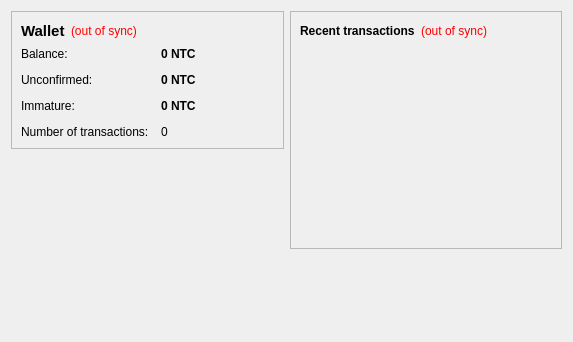
<?xml version="1.0" encoding="UTF-8"?>
<ui version="4.0">
 <class>OverviewPage</class>
 <widget class="QWidget" name="OverviewPage">
  <property name="geometry">
   <rect>
    <x>0</x>
    <y>0</y>
    <width>573</width>
    <height>342</height>
   </rect>
  </property>
  <property name="windowTitle">
   <string>Form</string>
  </property>
  <layout class="QHBoxLayout" name="horizontalLayout" stretch="1,1">
   <item>
    <layout class="QVBoxLayout" name="verticalLayout_2">
     <item>
      <widget class="QFrame" name="frame">
       <property name="frameShape">
        <enum>QFrame::StyledPanel</enum>
       </property>
       <property name="frameShadow">
        <enum>QFrame::Raised</enum>
       </property>
       <layout class="QVBoxLayout" name="verticalLayout_4">
        <item>
         <layout class="QHBoxLayout" name="horizontalLayout_4">
          <item>
           <widget class="QLabel" name="label_5">
            <property name="font">
             <font>
              <pointsize>11</pointsize>
              <weight>75</weight>
              <bold>true</bold>
             </font>
            </property>
            <property name="text">
             <string>Wallet</string>
            </property>
           </widget>
          </item>
          <item>
           <widget class="QLabel" name="labelWalletStatus">
            <property name="toolTip">
             <string>The displayed information may be out of date. Your wallet automatically synchronizes with the ntuacoin network after a connection is established, but this process has not completed yet.</string>
            </property>
            <property name="styleSheet">
             <string notr="true">QLabel { color: red; }</string>
            </property>
            <property name="text">
             <string notr="true">(out of sync)</string>
            </property>
            <property name="alignment">
             <set>Qt::AlignLeading|Qt::AlignLeft|Qt::AlignVCenter</set>
            </property>
           </widget>
          </item>
          <item>
           <spacer name="horizontalSpacer_2">
            <property name="orientation">
             <enum>Qt::Horizontal</enum>
            </property>
            <property name="sizeHint" stdset="0">
             <size>
              <width>40</width>
              <height>20</height>
             </size>
            </property>
           </spacer>
          </item>
         </layout>
        </item>
        <item>
         <layout class="QFormLayout" name="formLayout_2">
          <property name="fieldGrowthPolicy">
           <enum>QFormLayout::AllNonFixedFieldsGrow</enum>
          </property>
          <property name="horizontalSpacing">
           <number>12</number>
          </property>
          <property name="verticalSpacing">
           <number>12</number>
          </property>
          <item row="0" column="0">
           <widget class="QLabel" name="label">
            <property name="text">
             <string>Balance:</string>
            </property>
           </widget>
          </item>
          <item row="0" column="1">
           <widget class="QLabel" name="labelBalance">
            <property name="font">
             <font>
              <weight>75</weight>
              <bold>true</bold>
             </font>
            </property>
            <property name="cursor">
             <cursorShape>IBeamCursor</cursorShape>
            </property>
            <property name="toolTip">
             <string>Your current balance</string>
            </property>
            <property name="text">
             <string notr="true">0 NTC</string>
            </property>
            <property name="textInteractionFlags">
             <set>Qt::LinksAccessibleByMouse|Qt::TextSelectableByKeyboard|Qt::TextSelectableByMouse</set>
            </property>
           </widget>
          </item>
          <item row="1" column="0">
           <widget class="QLabel" name="label_3">
            <property name="text">
             <string>Unconfirmed:</string>
            </property>
           </widget>
          </item>
          <item row="1" column="1">
           <widget class="QLabel" name="labelUnconfirmed">
            <property name="font">
             <font>
              <weight>75</weight>
              <bold>true</bold>
             </font>
            </property>
            <property name="cursor">
             <cursorShape>IBeamCursor</cursorShape>
            </property>
            <property name="toolTip">
             <string>Total of transactions that have yet to be confirmed, and do not yet count toward the current balance</string>
            </property>
            <property name="text">
             <string notr="true">0 NTC</string>
            </property>
            <property name="textInteractionFlags">
             <set>Qt::LinksAccessibleByMouse|Qt::TextSelectableByKeyboard|Qt::TextSelectableByMouse</set>
            </property>
           </widget>
          </item>
          <item row="3" column="0">
           <widget class="QLabel" name="label_2">
            <property name="text">
             <string>Number of transactions:</string>
            </property>
           </widget>
          </item>
          <item row="3" column="1">
           <widget class="QLabel" name="labelNumTransactions">
            <property name="toolTip">
             <string>Total number of transactions in wallet</string>
            </property>
            <property name="text">
             <string notr="true">0</string>
            </property>
           </widget>
          </item>
          <item row="2" column="0">
           <widget class="QLabel" name="labelImmatureText">
            <property name="text">
             <string>Immature:</string>
            </property>
           </widget>
          </item>
          <item row="2" column="1">
           <widget class="QLabel" name="labelImmature">
            <property name="font">
             <font>
              <weight>75</weight>
              <bold>true</bold>
             </font>
            </property>
            <property name="toolTip">
             <string>Mined balance that has not yet matured</string>
            </property>
            <property name="text">
             <string notr="true">0 NTC</string>
            </property>
            <property name="textInteractionFlags">
             <set>Qt::LinksAccessibleByMouse|Qt::TextSelectableByKeyboard|Qt::TextSelectableByMouse</set>
            </property>
           </widget>
          </item>
         </layout>
        </item>
       </layout>
      </widget>
     </item>
     <item>
      <spacer name="verticalSpacer">
       <property name="orientation">
        <enum>Qt::Vertical</enum>
       </property>
       <property name="sizeHint" stdset="0">
        <size>
         <width>20</width>
         <height>40</height>
        </size>
       </property>
      </spacer>
     </item>
    </layout>
   </item>
   <item>
    <layout class="QVBoxLayout" name="verticalLayout_3">
     <item>
      <widget class="QFrame" name="frame_2">
       <property name="frameShape">
        <enum>QFrame::StyledPanel</enum>
       </property>
       <property name="frameShadow">
        <enum>QFrame::Raised</enum>
       </property>
       <layout class="QVBoxLayout" name="verticalLayout">
        <item>
         <layout class="QHBoxLayout" name="horizontalLayout_2">
          <item>
           <widget class="QLabel" name="label_4">
            <property name="text">
             <string>&lt;b&gt;Recent transactions&lt;/b&gt;</string>
            </property>
           </widget>
          </item>
          <item>
           <widget class="QLabel" name="labelTransactionsStatus">
            <property name="toolTip">
             <string>The displayed information may be out of date. Your wallet automatically synchronizes with the ntuacoin network after a connection is established, but this process has not completed yet.</string>
            </property>
            <property name="styleSheet">
             <string notr="true">QLabel { color: red; }</string>
            </property>
            <property name="text">
             <string notr="true">(out of sync)</string>
            </property>
            <property name="alignment">
             <set>Qt::AlignRight|Qt::AlignTrailing|Qt::AlignVCenter</set>
            </property>
           </widget>
          </item>
          <item>
           <spacer name="horizontalSpacer">
            <property name="orientation">
             <enum>Qt::Horizontal</enum>
            </property>
            <property name="sizeHint" stdset="0">
             <size>
              <width>40</width>
              <height>20</height>
             </size>
            </property>
           </spacer>
          </item>
         </layout>
        </item>
        <item>
         <widget class="QListView" name="listTransactions">
          <property name="styleSheet">
           <string notr="true">QListView { background: transparent; }</string>
          </property>
          <property name="frameShape">
           <enum>QFrame::NoFrame</enum>
          </property>
          <property name="verticalScrollBarPolicy">
           <enum>Qt::ScrollBarAlwaysOff</enum>
          </property>
          <property name="horizontalScrollBarPolicy">
           <enum>Qt::ScrollBarAlwaysOff</enum>
          </property>
          <property name="selectionMode">
           <enum>QAbstractItemView::NoSelection</enum>
          </property>
         </widget>
        </item>
       </layout>
      </widget>
     </item>
     <item>
      <spacer name="verticalSpacer_2">
       <property name="orientation">
        <enum>Qt::Vertical</enum>
       </property>
       <property name="sizeHint" stdset="0">
        <size>
         <width>20</width>
         <height>40</height>
        </size>
       </property>
      </spacer>
     </item>
    </layout>
   </item>
  </layout>
 </widget>
 <resources/>
 <connections/>
</ui>
